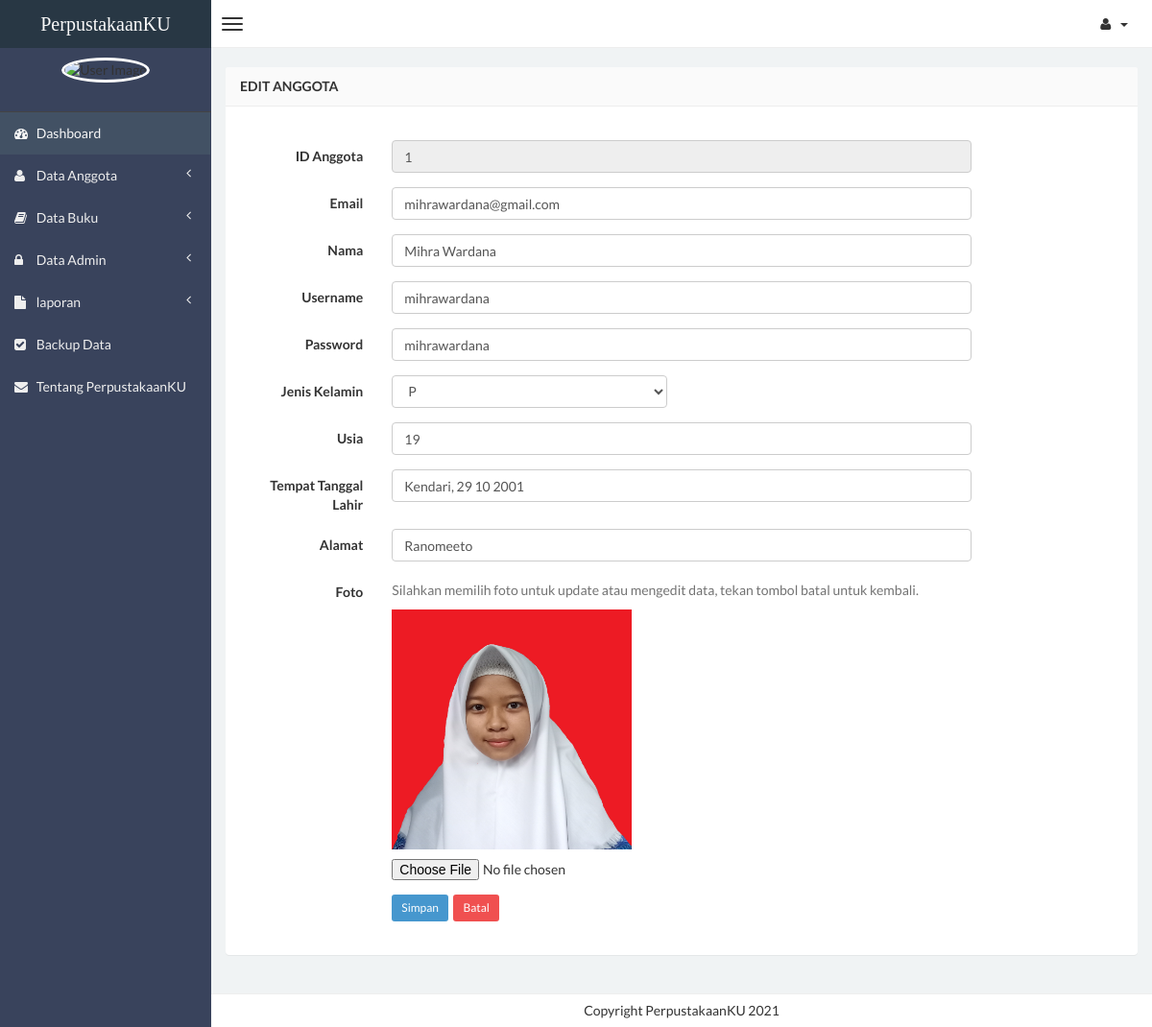
Screenshot of /admin/edit-anggota.php?hal=edit&kd=1 (signed in) with the database file from the repository.
### tables this page shows
CREATE TABLE `data_anggota` (
  `id` int(4) NOT NULL,
  `no_induk` varchar(100) NOT NULL,
  `nama` varchar(150) NOT NULL,
  `username` varchar(100) NOT NULL,
  `password` varchar(25) NOT NULL,
  `jk` varchar(2) NOT NULL,
  `kelas` varchar(5) NOT NULL,
  `ttl` varchar(100) NOT NULL,
  `alamat` varchar(250) NOT NULL,
  `foto` varchar(75) NOT NULL
);

### admin/edit-anggota.php (the view, shortened to what this page needs)
<?php
if (empty($_SESSION['username'])) {
    header('location:../index.php');
} else {
?>
    <!DOCTYPE html>
    <html>
    <head>
        <link href="../css/bootstrap.min.css" rel="stylesheet" type="text/css" />
        <link href="../css/font-awesome.min.css" rel="stylesheet" type="text/css" />
        <link href="../css/ionicons.min.css" rel="stylesheet" type="text/css" />
        <link href="../css/morris/morris.css" rel="stylesheet" type="text/css" />
        <link href="../css/jvectormap/jquery-jvectormap-1.2.2.css" rel="stylesheet" type="text/css" />
        <link href="../css/datepicker/datepicker3.css" rel="stylesheet" type="text/css" />
        <link href="../css/daterangepicker/daterangepicker-bs3.css" rel="stylesheet" type="text/css" />
        <link href="../css/iCheck/all.css" rel="stylesheet" type="text/css" />
        <link href="../css/style.css" rel="stylesheet" type="text/css" />
    </head>
    <body class="skin-black">
        <header class="header">
            <a href="index.php" class="logo">
                PerpustakaanKU
            </a>
            <nav class="navbar navbar-static-top" role="navigation">
                <a href="#" class="navbar-btn sidebar-toggle" data-toggle="offcanvas" role="button">
                    <span class="icon-bar"></span>
                    <span class="icon-bar"></span>
                    <span class="icon-bar"></span>
                </a>
                <div class="navbar-right">
                    <ul class="nav navbar-nav">
                        <li class="dropdown user user-menu">
                            <a href="#" class="dropdown-toggle" data-toggle="dropdown">
                                <i class="fa fa-user"></i>
                                <span><?php echo $_SESSION['fullname']; ?> <i class="caret"></i></span>
                            </a>
                        </li>
                    </ul>
                </div>
            </nav>
        </header>
    <?php } ?>
    <div class="wrapper row-offcanvas row-offcanvas-left">
        <aside class="left-side sidebar-offcanvas">
            <section class="sidebar">
                <div class="user-panel">
                    <div>
                        <center><img src="<?php echo $_SESSION['gambar']; ?>" height="80" width="80" class="img-circle" alt="User Image" style="border: 3px solid white;" /></center>
                    </div>
                    <div class="info">
                    </div>
                </div>
                <?php include "menu.php"; ?>
            </section>
        </aside>
        <aside class="right-side">
            <section class="content">
                <div class="row">
                    <div class="col-xs-12">
                        <div class="panel">
                            <header class="panel-heading">
                                <b>Edit Anggota</b>
                            </header>
                            <?php
                            $query = mysqli_query($conn, "SELECT * FROM data_anggota WHERE id='$_GET[kd]'");
                            $data  = mysqli_fetch_array($query);
                            ?>
                            <div class="panel-body">
                                <form class="form-horizontal style-form" style="margin-top: 20px;" action="update-anggota.php" method="post" enctype="multipart/form-data" name="form1" id="form1">
                                    <div class="form-group">
                                        <label class="col-sm-2 col-sm-2 control-label">ID Anggota</label>
                                        <div class="col-sm-8">
                                            <input name="id" type="text" id="id" class="form-control" placeholder="Tidak perlu di isi" value="<?php echo $data['id']; ?>" autofocus="on" readonly="readonly" />
                                        </div>
                                    </div>
                                    <div class="form-group">
                                        <label class="col-sm-2 col-sm-2 control-label">Email</label>
                                        <div class="col-sm-8">
                                            <input name="no_induk" type="text" id="no_induk" class="form-control" placeholder="Ex : xxx.@gmail.com" value="<?php echo $data['no_induk']; ?>" required />
                                        </div>
                                    </div>
                                    <div class="form-group">
                                        <label class="col-sm-2 col-sm-2 control-label">Nama</label>
                                        <div class="col-sm-8">
                                            <input name="nama" type="text" id="nama" class="form-control" placeholder="Nama" value="<?php echo $data['nama']; ?>" required />
                                        </div>
                                    </div>
                                    <div class="form-group">
                                        <label class="col-sm-2 col-sm-2 control-label">Username</label>
                                        <div class="col-sm-8">
                                            <input name="username" type="text" id="username" class="form-control" placeholder="Username" value="<?php echo $data['username']; ?>" required />
                                        </div>
                                    </div>
                                    <div class="form-group">
                                        <label class="col-sm-2 col-sm-2 control-label">Password</label>
                                        <div class="col-sm-8">
                                            <input name="password" type="text" id="password" class="form-control" placeholder="Password" value="<?php echo $data['password']; ?>" required />
                                        </div>
                                    </div>
                                    <div class="form-group">
                                        <label class="col-sm-2 col-sm-2 control-label">Jenis Kelamin</label>
                                        <div class="col-sm-4">
                                            <select class="form-control" name="jk" id="jk">
                                                <option> <?php echo $data['jk']; ?></option>
                                            </select>
                                        </div>
                                    </div>
                                    <div class="form-group">
                                        <label class="col-sm-2 col-sm-2 control-label">Usia</label>
                                        <div class="col-sm-8">
                                            <input name="kelas" class="form-control" id="kelas" type="text" placeholder="Usia" value="<?php echo $data['kelas']; ?>" required />
                                        </div>
                                    </div>
                                    <div class="form-group">
                                        <label class="col-sm-2 col-sm-2 control-label">Tempat Tanggal Lahir</label>
                                        <div class="col-sm-8">
                                            <input name="ttl" class="form-control" id="ttl" type="text" placeholder="Tempat, DD MM YY" value="<?php echo $data['ttl']; ?>" required />
                                        </div>
                                    </div>
                                    <div class="form-group">
                                        <label class="col-sm-2 col-sm-2 control-label">Alamat</label>
                                        <div class="col-sm-8">
                                            <input name="alamat" class="form-control" id="alamat" type="text" placeholder="Alamat" value="<?php echo $data['alamat']; ?>" required />
                                        </div>
                                    </div>
                                    <div class="form-group">
                                        <label class="col-sm-2 col-sm-2 control-label">Foto</label>
                                        <div class="col-sm-8">
                                            <span class="help-block">Silahkan memilih foto untuk update atau mengedit data, tekan tombol batal untuk kembali.</span>
                                            <img src="<?php echo $data['foto']; ?>" height="250" width="250" alt="Foto Anggota" style="margin-bottom: 10px;" /><br />
                                            <input name="nama_file" id="nama_file" type="file" />
                                        </div>
                                    </div>
                                    <div class="form-group" style="margin-bottom: 20px;">
                                        <label class="col-sm-2 col-sm-2 control-label"></label>
                                        <div class="col-sm-8">
                                            <input type="submit" value="Simpan" class="btn btn-sm btn-primary" />&nbsp;
                                            <a href="anggota.php" class="btn btn-sm btn-danger">Batal </a>
                                        </div>
                                    </div>
                                </form>
                            </div>
                        </div>
                    </div>
                </div>
            </section>
            <div class="footer-main">
                Copyright PerpustakaanKU 2021
            </div>
        </aside>
    </div>
    </body>
    </html>

### rows the page displays
data_anggota: id "1", no_induk "mihrawardana@gmail.com", nama "Mihra Wardana", username "mihrawardana", password "mihrawardana", jk "P", kelas "19", ttl "Kendari, 29 10 2001", alamat "Ranomeeto", foto (picture)
